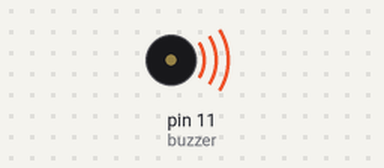
This sketch was run on a simulated Arduino Uno, built with avr-gcc and run on an emulated ATmega328P. Shown: buzzer (waves = sounding, pin HIGH).

Above: at 0.02 s.
Timing chart, 0 to 3.0 s (numbered marks = the images above):
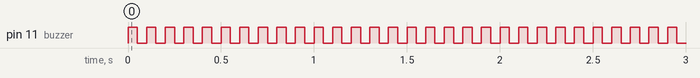

The sketch:

active_buzzzer.ino
```cpp
/* BUZZER PIN
 (-)  - GND
 (+)-MIDDLE- 5V
 (S)- D6
*/

int buzzer = 11;//the pin of the active buzzer
void setup()
{
pinMode(buzzer,OUTPUT);//initialize the buzzer pin as an output
}
void loop()
{


digitalWrite(buzzer,HIGH);
delay(50);//wait for 50ms
digitalWrite(buzzer,LOW);
delay(50);//wait for 50ms


}
```

Measured:
- by itself, pin 11 (buzzer): alternates HIGH for 0.05 s and LOW for 0.05 s
